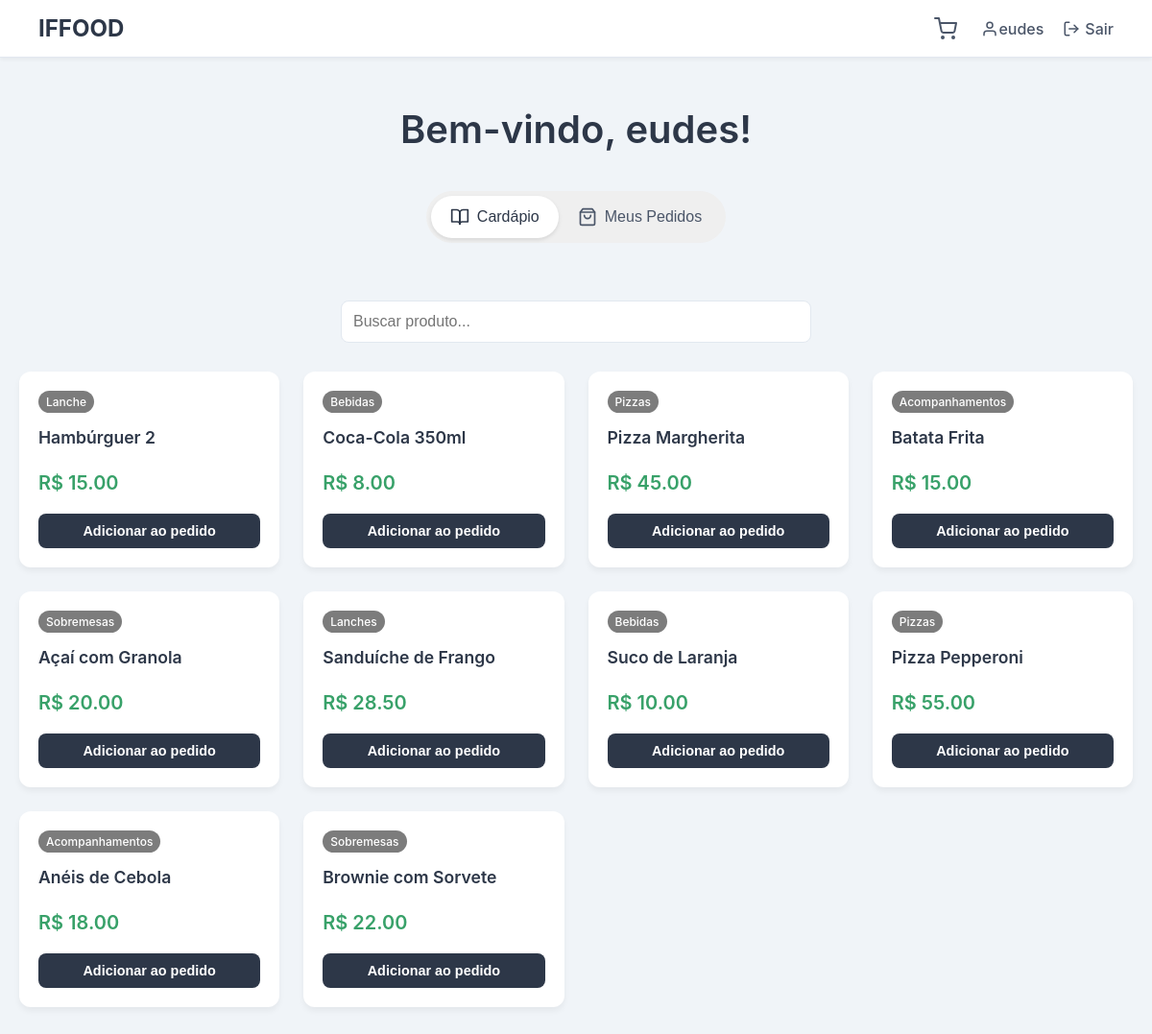
Screenshot of / (signed in) with the database file from the repository.
### pedidos/models.py (models this page shows, shortened)
class User(AbstractUser):
    USER_TYPE_CHOICES = (
        ("cliente", "Cliente"),
        ("restaurante", "Restaurante"),
    )
    user_type = models.CharField(
        max_length=20,
        choices=USER_TYPE_CHOICES,
        default="cliente",
    )
    groups = models.ManyToManyField(
        'auth.Group',
        related_name='pedidos_user_set',
        blank=True,
        help_text='The groups this user belongs to. A user will get all permissions granted to each of their groups.',
        related_query_name='pedidos_user',
    )
    user_permissions = models.ManyToManyField(
        'auth.Permission',
        related_name='pedidos_user_permissions_set',
        blank=True,
        help_text='Specific permissions for this user.',
        related_query_name='pedidos_user_permission',
    )

class Produto(models.Model):
    nome = models.CharField(max_length=255)
    preco = models.DecimalField(max_digits=10, decimal_places=2)
    categoria = models.CharField(max_length=100)

### pedidos/views.py (the view)
# urls.py: path('', views.home_view, name='home'),
@login_required
def home_view(request):
    if is_restaurante(request.user):
        produtos = Produto.objects.all()
        pedidos = Pedido.objects.all().order_by('-criado_em')
        context = {
            'produtos': produtos,
            'pedidos': pedidos
        }
        return render(request, 'restaurante/restaurante_home.html', context)
    elif is_cliente(request.user):
        produtos = Produto.objects.all()
        pedidos = Pedido.objects.filter(cliente=request.user).order_by('-criado_em')
        cart = request.session.get('cart', {})
        cart_item_count = sum(item['quantidade'] for item in cart.values())
        context = {
            'produtos': produtos,
            'pedidos': pedidos,
            'cart_item_count': cart_item_count,
        }
        return render(request, 'cliente/cliente_home.html', context)
    return redirect('login')

### pedidos/views.py (called while the page is built)
def is_restaurante(user):
    return user.user_type == 'restaurante'

def is_cliente(user):
    return user.user_type == 'cliente'

### pedidos/templates/cliente/cliente_home.html (shortened to what this page needs)
<!DOCTYPE html>
<html lang="pt-br">
<head>
</head>
<body>
    <header class="header">
        <div class="logo">IFFOOD</div>
        <div class="nav-right">
            <a href="{% url 'cart' %}" class="nav-cart">
            </a>
            <span>
                <svg xmlns="http://www.w3.org/2000/svg" width="18" height="18" viewBox="0 0 24 24" fill="none" stroke="currentColor" stroke-width="2" stroke-linecap="round" stroke-linejoin="round" class="feather feather-user"><path d="M20 21v-2a4 4 0 0 0-4-4H8a4 4 0 0 0-4 4v2"></path><circle cx="12" cy="7" r="4"></circle></svg>
                {{ request.user.username }}
            </span>
            <a href="{% url 'logout' %}">
                Sair
            </a>
        </div>
    </header>
    <div class="container">
        <div class="welcome-section">
            <h1>Bem-vindo, {{ request.user.username }}!</h1>
        </div>
    <div class="tabs-wrapper">
        <div class="tabs">
            <button class="tab-button active" id="cardapio-tab">
                Cardápio
            </button>
            <button class="tab-button" id="pedidos-tab">
                Meus Pedidos
            </button>
        </div>
    </div>
        <div id="cardapio-content" class="tab-content active">
                <div class="search-container">
                    <input type="text" id="search-bar" class="search-bar" placeholder="Buscar produto...">
                </div>
            <div id="products-grid" class="products-grid">
                {% for produto in produtos %}
                <div class="product-card">
                    <span class="category">{{ produto.categoria }}</span>
                    <h3>{{ produto.nome }}</h3>
                    <p class="price">R$ {{ produto.preco|floatformat:2 }}</p>
                    <button class="add-to-cart-btn" data-product-id="{{ produto.id }}">
                        Adicionar ao pedido
                    </button>
                </div>
                {% empty %}
                <p>Nenhum produto disponível no momento.</p>
                {% endfor %}
            </div>
        </div>
    </div>
</body>
</html>

### pedidos/templates/cliente/cliente_home.html (style rules this page uses)
body { font-family: -apple-system, BlinkMacSystemFont, "Segoe UI", Roboto, "Helvetica Neue", Arial, sans-serif; background-color: #f0f4f8; margin: 0; padding: 70px 0 0; }
.header { background-color: #ffffff; border-bottom: 1px solid #e2e8f0; padding: 15px 40px; display: flex; justify-content: space-between; align-items: center; position: fixed; top: 0; left: 0; right: 0; z-index: 1000; box-shadow: 0 2px 4px rgba(0, 0, 0, 0.05); }
.logo { font-size: 1.5rem; font-weight: 700; color: #2d3748; }
.nav-right { display: flex; align-items: center; gap: 20px; }
.nav-right a, .nav-right span { text-decoration: none; color: #4a5568; font-weight: 500; display: flex; align-items: center; }
.nav-right a svg { margin-right: 5px; }
.nav-cart { position: relative; }
.container { max-width: 1200px; margin: 40px auto; padding: 0 20px; }
.welcome-section { text-align: center; margin-bottom: 40px; }
.welcome-section h1 { font-size: 2.5rem; font-weight: 600; color: #2d3748; margin: 0; }
.tabs-wrapper { display: flex; justify-content: center; margin-bottom: 30px; }
.tabs { display: inline-flex; background-color: #efefefff; border-radius: 50px; padding: 5px; margin-bottom: 30px; }
.tab-button { flex: 1; padding: 12px 20px; font-size: 1rem; font-weight: 500; cursor: pointer; border-radius: 50px; background-color: transparent; color: #4a5568; border: none; transition: background-color 0.3s ease, box-shadow 0.3s ease; display: flex; align-items: center; justify-content: center; white-space: nowrap; }
.tab-button.active { background-color: #ffffff; box-shadow: 0 2px 4px rgba(0, 0, 0, 0.1); color: #2d3748; }
.tab-button svg { margin-right: 8px; }
.tab-content { display: none; }
.tab-content.active { display: block; }
.search-container { display: flex; justify-content: center; align-items: center; width: 100%; }
.search-bar { width: 40%; padding: 12px; border: 1px solid #e2e8f0; border-radius: 8px; font-size: 1rem; margin-bottom: 30px; }
.products-grid { display: grid; grid-template-columns: repeat(auto-fill, minmax(250px, 1fr)); gap: 25px; }
.product-card { background-color: #ffffff; border-radius: 12px; box-shadow: 0 4px 6px rgba(0, 0, 0, 0.05); padding: 20px; display: flex; flex-direction: column; }
.product-card h3 { font-size: 1.1rem; font-weight: 600; color: #2d3748; margin-top: 0; margin-bottom: 5px; }
.product-card .category { font-size: 0.75rem; color: #ffffff; background-color: #7c7c7cff; padding: 4px 8px; border-radius: 12px; display: inline-block; font-weight: 500; margin-bottom: 15px; align-self: flex-start; }
.product-card .price { font-size: 1.25rem; font-weight: 600; color: #38a169; margin-bottom: 20px; }
.add-to-cart-btn { margin-top: auto; width: 100%; background-color: #2d3748; color: #ffffff; border: none; padding: 10px; border-radius: 8px; font-size: 0.9rem; font-weight: 600; cursor: pointer; text-align: center; text-decoration: none; display: block; box-sizing: border-box; }

### rows the page displays
User: user.username "eudes"
Produto: categoria "Lanche", nome "Hambúrguer 2", preco "15.00"
Produto: categoria "Bebidas", nome "Coca-Cola 350ml", preco "8.00"
Produto: categoria "Pizzas", nome "Pizza Margherita", preco "45.00"
Produto: categoria "Acompanhamentos", nome "Batata Frita", preco "15.00"
Produto: categoria "Sobremesas", nome "Açaí com Granola", preco "20.00"
Produto: categoria "Lanches", nome "Sanduíche de Frango", preco "28.50"
Produto: categoria "Bebidas", nome "Suco de Laranja", preco "10.00"
Produto: categoria "Pizzas", nome "Pizza Pepperoni", preco "55.00"
Produto: categoria "Acompanhamentos", nome "Anéis de Cebola", preco "18.00"
Produto: categoria "Sobremesas", nome "Brownie com Sorvete", preco "22.00"
